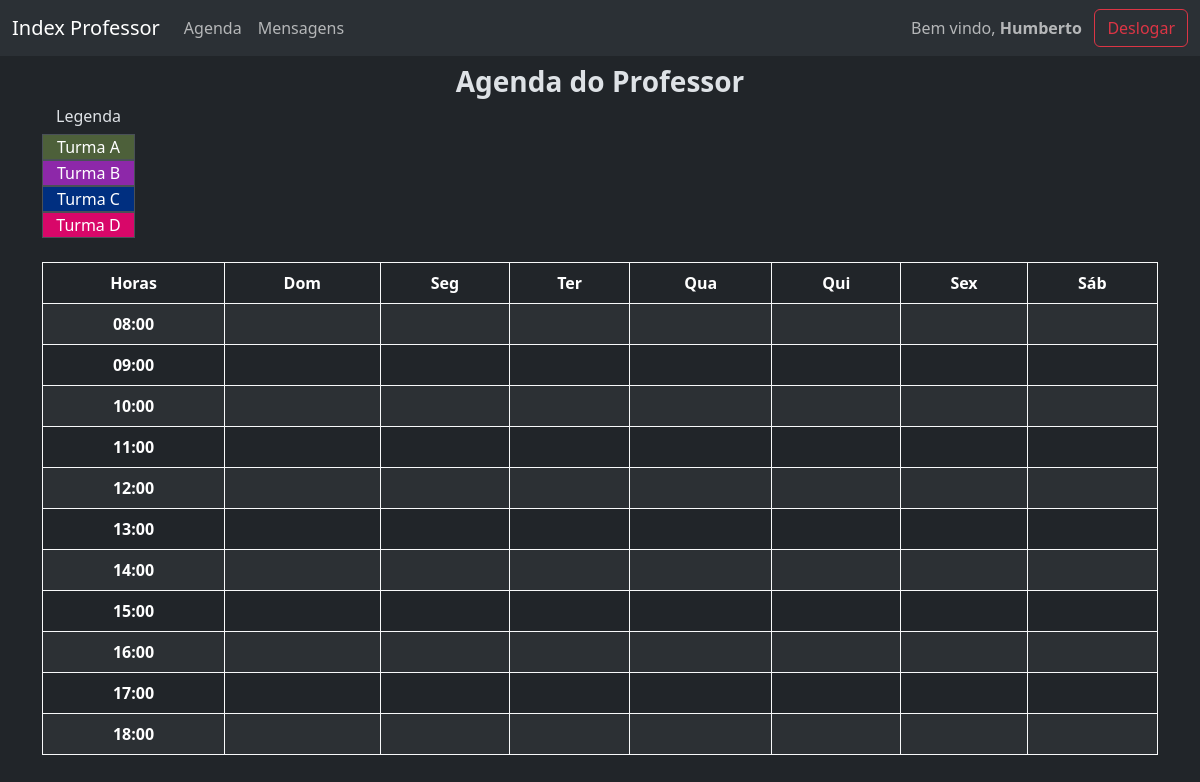
The app's page /index_professor/8/agenda/ (signed in) with its own data.
### gerenciamento/models.py (models this page shows, shortened)
class Turma(models.Model):
    id = models.AutoField(primary_key=True)
    nome = models.CharField(max_length=55)
    professor = models.ManyToManyField(Professor, blank=True)
    carga_horaria_semanal = models.ManyToManyField(
        DiaDaSemana,
        through='CargaHorariaTurma',
        related_name='carga_horaria_turmas'
    )
    class Meta:
        verbose_name_plural = 'Turmas'

class DiaDaSemana(models.Model):
    id = models.AutoField(primary_key=True)
    dia = models.CharField(max_length=13, unique=True)
    class Meta:
        verbose_name_plural = 'Dias da Semana'
    def __str__(self):
        return self.dia

class HoraDoDia(models.Model):
    id = models.AutoField(primary_key=True)
    hora = models.TimeField(unique=True)
    class Meta:
        verbose_name_plural = 'Horas do Dia'
    def __str__(self):
        return self.hora.strftime('%H:%M')

### gerenciamento/views.py (the view)
# urls.py: path('index_professor/<int:id>/agenda/', views.index_professor_agenda, name='ind_pro_age'),
@user_passes_test(professor)
def index_professor_agenda(request, id):
    professor = Professor.objects.get(id=id)
    turmas = Turma.objects.all()
    dias = DiaDaSemana.objects.all()
    horas = HoraDoDia.objects.all().order_by('hora')
    aulas = Aula.objects.filter(professor=professor)
    aulas_por_hora_semana = {}
    for hora in horas:
        aulas_por_semana = {}
        for dia in dias:
            aula = aulas.filter(hora_do_dia=hora, dia_da_semana=dia).first()
            aulas_por_semana[dia] = aula
        aulas_por_hora_semana[hora] = aulas_por_semana
    context = {
        'professor':professor,
        'aulas':aulas,
        'dias':dias,
        'horas':horas,
        'aulas_por_hora_semana':aulas_por_hora_semana,
        'turmas':turmas,
    }
    return render(request, 'professor/index_professor_agenda.html', context)

### gerenciamento/templatetags/custom_filters.py (called while the page is built)
@register.filter(name='get_item')
def get_item(dictionary, key):
    return dictionary.get(key)

### gerenciamento/views.py (called while the page is built)
def professor(user):
    return user.groups.filter(name='Professor').exists()

### templates/professor/index_professor_agenda.html
{% extends "professor/base.html" %}
{% block corpo %}
{% load custom_filters %}
<div class=' text-center'>
    <h3><strong>Agenda do Professor</strong></h3>
    <div class='col-1'>
        <h6>Legenda</h6>
        {% for turma in turmas %}
            <div class='border {{turma.nome}}'>{{turma.nome}}</div>
        {% endfor %}
    </div>
    <br>
    <div>
        <table class='table table-striped table-bordered border-light'>
            <thead>
                <tr>
                    <th>Horas</th>
                    {% for dia in dias %}
                        <th>{{ dia }}</th>
                    {% endfor %}
                </tr>
            </thead>
            <tbody>
                {% for hora in horas %}
                    <tr>
                        <th>{{ hora }}</th>
                        {% for dia in dias %}
                            {% with aula=aulas_por_hora_semana|get_item:hora|get_item:dia%}
                                {% if aula %}
                                    <td class="{{ aula.turma }}">{{ aula.curso }}</td>
                                {% else %}
                                    <td></td>
                                {% endif %}
                            {% endwith %}
                        {% endfor %}
                    </tr>
                {% endfor %}
            </tbody>
        </table>
    </div>
    <br>
</div>
{% endblock corpo %}

### templates/professor/base.html (shortened to what this page needs)
{% extends "base.html" %}
{% block base %}
<nav class="navbar fixed-top navbar-expand-lg bg-body-tertiary" >
    <div class="container-fluid">
        <div>
            <a class="navbar-brand" href="{% url "ind_pro" professor.id %}">Index Professor</a>
        </div>
        <div class="collapse navbar-collapse" id="navbarNavDropdown">
            <ul class="navbar-nav me-auto">
                <li><a class="nav-link" href="{% url "ind_pro_age" professor.id %}">Agenda</a></li>
                <li><a class="nav-link" href="{% url "ind_pro_msgs" professor.id %}">Mensagens</a></li>
            </ul>
            <span class='navbar-text'>Bem vindo, <strong>{{user.first_name}}</strong></span>
            <a class='btn btn-outline-danger' href="{% url "desl" %}">Deslogar</a>
        </div>
    </div>
</nav>
<div>
    {% block corpo %}{% endblock corpo %}
</div>
{% endblock base %}

### static/css/estilo.css (style rules this page uses)
.Turma.A { background-color: rgb(77, 96, 58); color: white; }
.Turma.B { background-color: rgb(141, 40, 169); color: white; }
.Turma.C { background-color: rgb(0, 47, 128); color: white; }
.Turma.D { background-color: rgb(216, 7, 105); color: white; }

### records on screen
Turma: nome "Turma A"
Turma: nome "Turma B"
Turma: nome "Turma C"
Turma: nome "Turma D"
DiaDaSemana: dia "Dom"
DiaDaSemana: dia "Seg"
DiaDaSemana: dia "Ter"
DiaDaSemana: dia "Qua"
DiaDaSemana: dia "Qui"
DiaDaSemana: dia "Sex"
DiaDaSemana: dia "Sáb"
HoraDoDia: hora "08:00"
HoraDoDia: hora "09:00"
HoraDoDia: hora "10:00"
HoraDoDia: hora "11:00"
HoraDoDia: hora "12:00"
HoraDoDia: hora "13:00"
HoraDoDia: hora "14:00"
HoraDoDia: hora "15:00"
HoraDoDia: hora "16:00"
HoraDoDia: hora "17:00"
HoraDoDia: hora "18:00"

### other values on screen
{{ user.first_name }} "Humberto"
